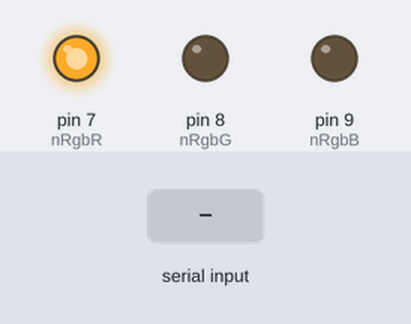
Bench run of a sketch on a simulated Arduino Uno, built with avr-gcc and run on an emulated ATmega328P. On the bench: output pins drawn as LEDs (lit = HIGH). The test bench sets the inputs (shaded band). What the sketch prints to the serial monitor is not drawn.

Above: at 1.2 s.
1.3 s: "y" received over the second serial link
2.8 s: "y" received over Serial
4.3 s: "1" received over Serial
Timing chart, 0 to 7.3 s (numbered marks = the images above; inputs shaded):
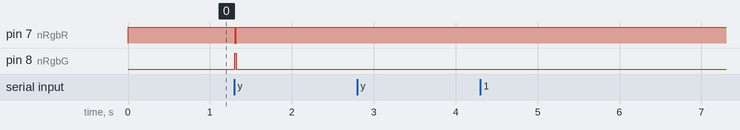

The sketch:

leonardo_serial.ino
```cpp
#include <SoftwareSerial.h>

// (RX,TX)
SoftwareSerial mySerialCom1(12 , 13);
SoftwareSerial mySerialCom2(10 , 11);

// RGB led
const int nRgbR = 7;
const int nRgbG = 8;
const int nRgbB = 9;

// initialization
void setup()
{
  // put your setup code here, to run once:
  mySerialCom1.begin(115200);
  mySerialCom2.begin(115200);
  Serial.begin(115200);

  // setting RGB led pin mode
  pinMode(nRgbR, OUTPUT);
  pinMode(nRgbG, OUTPUT);
  pinMode(nRgbB, OUTPUT);
}

// recursive loop
void loop()
{
  if (mySerialCom2.read() == 'y')
  {
    Serial.println("On");
    digitalWrite(nRgbR, LOW);
    digitalWrite(nRgbG, HIGH);
    digitalWrite(nRgbB, LOW);
    delay(20);
  }
  else
  {
    digitalWrite(nRgbR, HIGH);
    digitalWrite(nRgbG, LOW);
    digitalWrite(nRgbB, LOW);
    delay(20);
  }

  // put your main code here, to run repeatedly:
  if ((Serial.available()))
  {
    char chData = Serial.read();
    Serial.write(chData);
    mySerialCom1.write(chData);
  }
}
```

Measured:
- after the input at 1.3 s, pin 7 (nRgbR): HIGH → LOW at once, → HIGH 0.02 s later; pin 8 (nRgbG): LOW → HIGH at once, → LOW 0.02 s later
- after the input at 2.8 s, every drawn part: stays the same
- after the input at 4.3 s, every drawn part: stays the same
